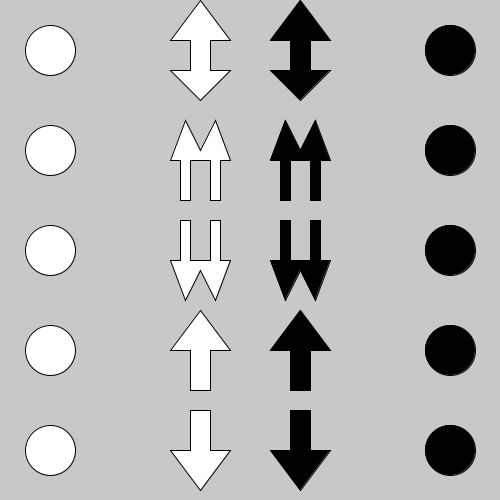
Frame 1 (no input)
Frame 60 (the mouse pressed at the canvas centre just before this capture): identical to frame 1, image omitted
Frame 120 (the mouse held since frame 60 and released just before this capture): identical to frame 1, image omitted

The Processing sketch that drew this single still picture (run headless with seeded random() and noise(); from frame 60 on, the mouse is pressed at the canvas centre):

// Processing sketch: processing_75196
// ── processing_75196.pde

boolean click = false;
boolean release = true;
Button[] ButtArray = new Button[20];
int mxcheck;
int mycheck;
boolean doublecheck1, doublecheck2;

void makeButtons() {
  //round (10 buttons)
  for (int i = 0; i < 10; i+=2) {
    ButtArray[i] = new Button(50, 50+i/2*100, 50, true); 
    ButtArray[i+1] = new Button(450, 50+i/2*100, 50, false);
  }
  //arrows (another 10 buttons)
  //updown
  ButtArray[10]= new Button(200, 50, 10, true);
  ButtArray[11]= new Button(300, 50, 10, false);
  // double down and up
  ButtArray[12] = new Button(200, 170, 13, true);
  ButtArray[13] = new Button(300, 170, 13, false);
  ButtArray[14] = new Button(200, 250, 13, true);
  ButtArray[15] = new Button(300, 250, 13, false);
  //down and up
  ButtArray[16] = new Button(200, 360, 7, true);
  ButtArray[17] = new Button(300, 360, 7, false);
  ButtArray[18] = new Button(200, 440, 7, true);
  ButtArray[19] = new Button(300, 440, 7, false);
}

void setup() {
  size(500, 500);
  smooth();
  makeButtons();
}

void draw() {
  background(200, 200, 200);
  for(int i = 0; i < 10; i++) {
    ButtArray[i].display();
  }
  for(int i = 10; i < 20; i++) {
    ButtArray[i].polydisplay((i-10)/2);
  }
}

void mousePressed() {
  ButtArray[0].flip();
  ButtArray[1].flip();
  ButtArray[10].polyflip();
  ButtArray[11].polyflip();
  
  doublecheck1 = inPoly(ButtArray[10].vertices);
  doublecheck2 = inPoly(ButtArray[11].vertices);
  
  ButtArray[4].flip();
  ButtArray[5].flip();
  ButtArray[14].polyflip();
  ButtArray[15].polyflip();

  if (!ButtArray[8].checker)
    ButtArray[8].flip();
  if (!ButtArray[9].checker)
    ButtArray[9].flip();
  if (!ButtArray[18].checker)
    ButtArray[18].polyflip();
  if (!ButtArray[19].checker)
    ButtArray[19].polyflip();
    
  mxcheck = mouseX;
  mycheck = mouseY;
  
}

void mouseClicked() {
  ButtArray[2].flip();
  ButtArray[3].flip();
  ButtArray[12].polyflip();
  ButtArray[13].polyflip();
}

void mouseReleased() {
  if (pow((mxcheck- ButtArray[0].x), 2) + pow((mycheck - 
           ButtArray[0].y), 2) <= pow(50/2, 2)) 
    ButtArray[0].flip();
  if (pow((mxcheck- ButtArray[1].x), 2) + pow((mycheck - 
           ButtArray[1].y), 2) <= pow(50/2, 2))
    ButtArray[1].flip();
  
  if(doublecheck1)
  ButtArray[10].polyflip();
  if(doublecheck2)
  ButtArray[11].polyflip();
  
  ButtArray[8].flip();
  ButtArray[9].flip();
  ButtArray[8].flip();
  ButtArray[9].flip();
  
  ButtArray[18].polyflip();
  ButtArray[19].polyflip();
  ButtArray[18].polyflip();
  ButtArray[19].polyflip();
  
  if (!ButtArray[6].checker)
    ButtArray[6].flip();
  if (!ButtArray[7].checker)
    ButtArray[7].flip();
  if (!ButtArray[16].checker)
    ButtArray[16].polyflip();
  if (!ButtArray[17].checker)
    ButtArray[17].polyflip();
}

class Button {
  int s, x, y;
  boolean cl; //if true, white, else black
  boolean checker = false;
  PVector[] vertices;

  Button(int px, int py, int si, boolean c) {
    s = si;
    x = px;
    y = py;
    cl = c;
    vertices = new PVector[s];
  }

  void display() {
    if (cl) fill(255, 255, 255);
    else fill(0, 0, 0);
    ellipse(x, y, s, s);
  }

  void flip() {
    if (pow((mouseX - x), 2) + pow((mouseY - y), 2) <= pow(s/2, 2)) {
      checker = true;
      cl = !cl;
    }
  }

  void polydisplay(int option) {
    if (cl) fill(255, 255, 255);
    else fill(0, 0, 0);
    switch (option) {
    case 0:
      drawUpDown(vertices, x, y);
      break;
    case 1:
      drawTwoUpArrows(vertices, x, y);
      break;
    case 2:
      drawTwoDownArrows(vertices, x, y);  
      break;
    case 3:
      drawUpArrow(vertices, x, y);
      break;
    case 4:
      drawDownArrow(vertices, x, y);
      break;
    }
  }

  void polyflip() {
    if (inPoly(vertices)) {
      checker = true;
      cl = !cl;
    }
  }
}


/* ARROW DRAWING */
void drawUpArrow(PVector[] v, int mx, int my) {
  beginShape();
  vertex(mx - 10, my - 10);
  vertex(mx - 30, my - 10);
  vertex(mx, my - 50);
  vertex(mx + 30, my - 10);
  vertex(mx + 10, my - 10);
  vertex(mx + 10, my + 30);
  vertex(mx - 10, my + 30);
  endShape(CLOSE);
  v[0] = new PVector(mx - 10, my - 10);
  v[1] = new PVector(mx - 30, my - 10);
  v[2] = new PVector(mx, my - 50);
  v[3] = new PVector(mx + 30, my - 10);
  v[4] = new PVector(mx + 10, my - 10);
  v[5] = new PVector(mx + 10, my + 30);
  v[6] = new PVector(mx - 10, my + 30);
}

void drawDownArrow(PVector[] v, int mx, int my) {
  beginShape();
  vertex(mx - 10, my + 10);
  vertex(mx - 30, my + 10);
  vertex(mx, my + 50);
  vertex(mx + 30, my + 10);
  vertex(mx + 10, my + 10);
  vertex(mx + 10, my - 30);
  vertex(mx - 10, my - 30);
  endShape(CLOSE);
  v[0] = new PVector(mx - 10, my + 10);
  v[1] = new PVector(mx - 30, my + 10);
  v[2] = new PVector(mx, my + 50);
  v[3] = new PVector(mx + 30, my + 10);
  v[4] = new PVector(mx + 10, my + 10);
  v[5] = new PVector(mx + 10, my - 30);
  v[6] = new PVector(mx - 10, my - 30);
}

void drawTwoUpArrows(PVector[] v, int mx, int my) {
  beginShape();
  vertex(mx - 20, my - 10);
  vertex(mx - 30, my - 10);
  vertex(mx - 15, my - 50);
  vertex(mx, my - 20);
  vertex(mx + 15, my - 50);
  vertex(mx + 30, my - 10);
  vertex(mx + 20, my - 10);
  vertex(mx + 20, my + 30);
  vertex(mx + 10, my + 30);
  vertex(mx + 10, my - 10);
  vertex(mx - 10, my - 10);
  vertex(mx - 10, my + 30);
  vertex(mx - 20, my + 30);
  endShape(CLOSE);
  v[0] = new PVector(mx - 20, my - 10);
  v[1] = new PVector(mx - 30, my - 10);
  v[2] = new PVector(mx - 15, my - 50);
  v[3] = new PVector(mx, my - 20);
  v[4] = new PVector(mx + 15, my - 50);
  v[5] = new PVector(mx + 30, my - 10);
  v[6] = new PVector(mx + 20, my - 10);
  v[7] = new PVector(mx + 20, my + 30);
  v[8] = new PVector(mx + 10, my + 30);
  v[9] = new PVector(mx + 10, my - 10);
  v[10] = new PVector(mx - 10, my - 10);
  v[11] = new PVector(mx - 10, my + 30);
  v[12] = new PVector(mx - 20, my + 30);
}


void drawTwoDownArrows(PVector[] v, int mx, int my) {
  beginShape();
  vertex(mx - 20, my + 10);
  vertex(mx - 30, my + 10);
  vertex(mx - 15, my + 50);
  vertex(mx, my + 20);
  vertex(mx + 15, my + 50);
  vertex(mx + 30, my + 10);
  vertex(mx + 20, my + 10);
  vertex(mx + 20, my - 30);
  vertex(mx + 10, my - 30);
  vertex(mx + 10, my + 10);
  vertex(mx - 10, my + 10);
  vertex(mx - 10, my - 30);
  vertex(mx - 20, my - 30);
  endShape(CLOSE);
  v[0] = new PVector(mx - 20, my + 10);
  v[1] = new PVector(mx - 30, my + 10);
  v[2] = new PVector(mx - 15, my + 50);
  v[3] = new PVector(mx, my + 20);
  v[4] = new PVector(mx + 15, my + 50);
  v[5] = new PVector(mx + 30, my + 10);
  v[6] = new PVector(mx + 20, my + 10);
  v[7] = new PVector(mx + 20, my - 30);
  v[8] = new PVector(mx + 10, my - 30);
  v[9] = new PVector(mx + 10, my + 10);
  v[10] = new PVector(mx - 10, my + 10);
  v[11] = new PVector(mx - 10, my - 30);
  v[12] = new PVector(mx - 20, my - 30);
}

void drawUpDown(PVector[] v, int mx, int my) {
  beginShape();
  vertex(mx - 10, my - 10);
  vertex(mx - 30, my - 10);
  vertex(mx, my - 50);
  vertex(mx + 30, my - 10);
  vertex(mx + 10, my - 10);
  vertex(mx + 10, my + 20);
  vertex(mx + 30, my + 20);
  vertex(mx, my + 50);
  vertex(mx - 30, my + 20);
  vertex(mx - 10, my + 20);
  endShape(CLOSE);
  v[0] = new PVector(mx - 10, my - 10);
  v[1] = new PVector(mx - 30, my - 10);
  v[2] = new PVector(mx, my - 50);
  v[3] = new PVector(mx + 30, my - 10);
  v[4] = new PVector(mx + 10, my - 10);
  v[5] = new PVector(mx + 10, my + 20);
  v[6] = new PVector(mx + 30, my + 20);
  v[7] = new PVector(mx, my + 50);
  v[8] = new PVector(mx - 30, my + 20);
  v[9] = new PVector(mx - 10, my + 20);
}

/* 
 * Point in poly code, taken from
 * http://forum.processing.org/topic/hit-test-point-in-polygon-algorithm-for-complex-polygons
 */
boolean inPoly(PVector[] verts) {
  PVector pos = new PVector(mouseX, mouseY);
  boolean bleh = false;
  int i, j;
  int sides = verts.length;
  for (i=0,j=sides-1;i<sides;j=i++) {
    if ((((verts[i].y <= pos.y) && (pos.y < verts[j].y))|| 
      ((verts[j].y <= pos.y) && (pos.y < verts[i].y))) &&
      (pos.x < (verts[j].x - verts[i].x) * (pos.y - verts[i].y) / 
    (verts[j].y - verts[i].y) + verts[i].x)) {
      bleh = !bleh;
    }
  }
  return bleh;
}
